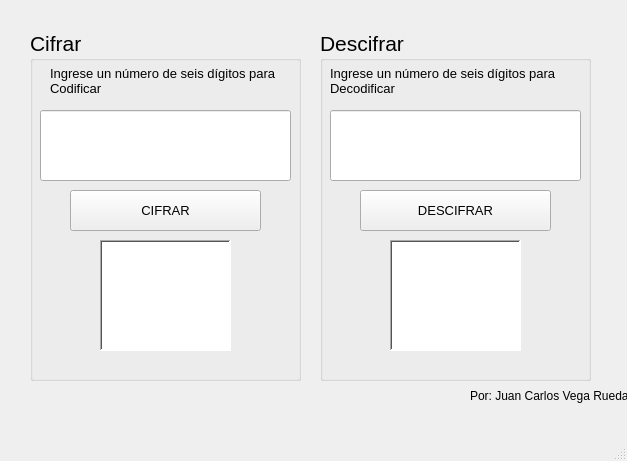
<?xml version="1.0" encoding="UTF-8"?>
<ui version="4.0">
 <class>MainWindow</class>
 <widget class="QMainWindow" name="MainWindow">
  <property name="geometry">
   <rect>
    <x>0</x>
    <y>0</y>
    <width>627</width>
    <height>461</height>
   </rect>
  </property>
  <property name="windowTitle">
   <string>Codificación</string>
  </property>
  <widget class="QWidget" name="centralwidget">
   <widget class="QGroupBox" name="groupBox">
    <property name="geometry">
     <rect>
      <x>30</x>
      <y>30</y>
      <width>271</width>
      <height>351</height>
     </rect>
    </property>
    <property name="font">
     <font>
      <pointsize>16</pointsize>
     </font>
    </property>
    <property name="title">
     <string>Cifrar</string>
    </property>
    <widget class="QLineEdit" name="lineEdit">
     <property name="geometry">
      <rect>
       <x>10</x>
       <y>80</y>
       <width>251</width>
       <height>71</height>
      </rect>
     </property>
     <property name="font">
      <font>
       <family>MS Serif</family>
       <pointsize>36</pointsize>
      </font>
     </property>
     <property name="alignment">
      <set>Qt::AlignCenter</set>
     </property>
    </widget>
    <widget class="QPushButton" name="pushButton">
     <property name="geometry">
      <rect>
       <x>40</x>
       <y>160</y>
       <width>191</width>
       <height>41</height>
      </rect>
     </property>
     <property name="font">
      <font>
       <pointsize>10</pointsize>
      </font>
     </property>
     <property name="text">
      <string>CIFRAR</string>
     </property>
    </widget>
    <widget class="QLabel" name="label">
     <property name="geometry">
      <rect>
       <x>70</x>
       <y>210</y>
       <width>131</width>
       <height>111</height>
      </rect>
     </property>
     <property name="font">
      <font>
       <family>MS Serif</family>
       <pointsize>16</pointsize>
       <weight>75</weight>
       <bold>true</bold>
      </font>
     </property>
     <property name="autoFillBackground">
      <bool>false</bool>
     </property>
     <property name="styleSheet">
      <string notr="true">background-color: rgb(255, 255, 255);</string>
     </property>
     <property name="frameShape">
      <enum>QFrame::WinPanel</enum>
     </property>
     <property name="frameShadow">
      <enum>QFrame::Sunken</enum>
     </property>
     <property name="text">
      <string/>
     </property>
     <property name="alignment">
      <set>Qt::AlignCenter</set>
     </property>
     <property name="wordWrap">
      <bool>true</bool>
     </property>
    </widget>
    <widget class="QLabel" name="label_3">
     <property name="geometry">
      <rect>
       <x>20</x>
       <y>30</y>
       <width>231</width>
       <height>41</height>
      </rect>
     </property>
     <property name="font">
      <font>
       <pointsize>10</pointsize>
       <underline>false</underline>
       <strikeout>false</strikeout>
      </font>
     </property>
     <property name="text">
      <string>Ingrese un número de seis dígitos para Codificar</string>
     </property>
     <property name="textFormat">
      <enum>Qt::AutoText</enum>
     </property>
     <property name="scaledContents">
      <bool>false</bool>
     </property>
     <property name="wordWrap">
      <bool>true</bool>
     </property>
    </widget>
   </widget>
   <widget class="QGroupBox" name="groupBox_2">
    <property name="geometry">
     <rect>
      <x>320</x>
      <y>30</y>
      <width>271</width>
      <height>351</height>
     </rect>
    </property>
    <property name="font">
     <font>
      <pointsize>16</pointsize>
     </font>
    </property>
    <property name="title">
     <string>Descifrar</string>
    </property>
    <widget class="QLineEdit" name="lineEdit_2">
     <property name="geometry">
      <rect>
       <x>10</x>
       <y>80</y>
       <width>251</width>
       <height>71</height>
      </rect>
     </property>
     <property name="font">
      <font>
       <family>MS Serif</family>
       <pointsize>36</pointsize>
      </font>
     </property>
     <property name="alignment">
      <set>Qt::AlignCenter</set>
     </property>
    </widget>
    <widget class="QPushButton" name="pushButton_2">
     <property name="geometry">
      <rect>
       <x>40</x>
       <y>160</y>
       <width>191</width>
       <height>41</height>
      </rect>
     </property>
     <property name="font">
      <font>
       <pointsize>10</pointsize>
      </font>
     </property>
     <property name="text">
      <string>DESCIFRAR</string>
     </property>
    </widget>
    <widget class="QLabel" name="label_2">
     <property name="geometry">
      <rect>
       <x>70</x>
       <y>210</y>
       <width>131</width>
       <height>111</height>
      </rect>
     </property>
     <property name="font">
      <font>
       <family>MS Serif</family>
       <pointsize>16</pointsize>
       <weight>75</weight>
       <bold>true</bold>
      </font>
     </property>
     <property name="autoFillBackground">
      <bool>false</bool>
     </property>
     <property name="styleSheet">
      <string notr="true">background-color: rgb(255, 255, 255);</string>
     </property>
     <property name="frameShape">
      <enum>QFrame::WinPanel</enum>
     </property>
     <property name="frameShadow">
      <enum>QFrame::Sunken</enum>
     </property>
     <property name="text">
      <string/>
     </property>
     <property name="alignment">
      <set>Qt::AlignCenter</set>
     </property>
     <property name="wordWrap">
      <bool>true</bool>
     </property>
    </widget>
    <widget class="QLabel" name="label_4">
     <property name="geometry">
      <rect>
       <x>10</x>
       <y>30</y>
       <width>231</width>
       <height>41</height>
      </rect>
     </property>
     <property name="font">
      <font>
       <pointsize>10</pointsize>
       <underline>false</underline>
       <strikeout>false</strikeout>
      </font>
     </property>
     <property name="text">
      <string>Ingrese un número de seis dígitos para Decodificar</string>
     </property>
     <property name="textFormat">
      <enum>Qt::AutoText</enum>
     </property>
     <property name="scaledContents">
      <bool>false</bool>
     </property>
     <property name="wordWrap">
      <bool>true</bool>
     </property>
    </widget>
   </widget>
   <widget class="QLabel" name="label_5">
    <property name="geometry">
     <rect>
      <x>470</x>
      <y>380</y>
      <width>161</width>
      <height>31</height>
     </rect>
    </property>
    <property name="text">
     <string>Por: Juan Carlos Vega Rueda</string>
    </property>
    <property name="scaledContents">
     <bool>false</bool>
    </property>
    <property name="wordWrap">
     <bool>true</bool>
    </property>
   </widget>
  </widget>
  <widget class="QMenuBar" name="menubar">
   <property name="geometry">
    <rect>
     <x>0</x>
     <y>0</y>
     <width>627</width>
     <height>26</height>
    </rect>
   </property>
  </widget>
  <widget class="QStatusBar" name="statusbar"/>
 </widget>
 <resources/>
 <connections/>
</ui>
